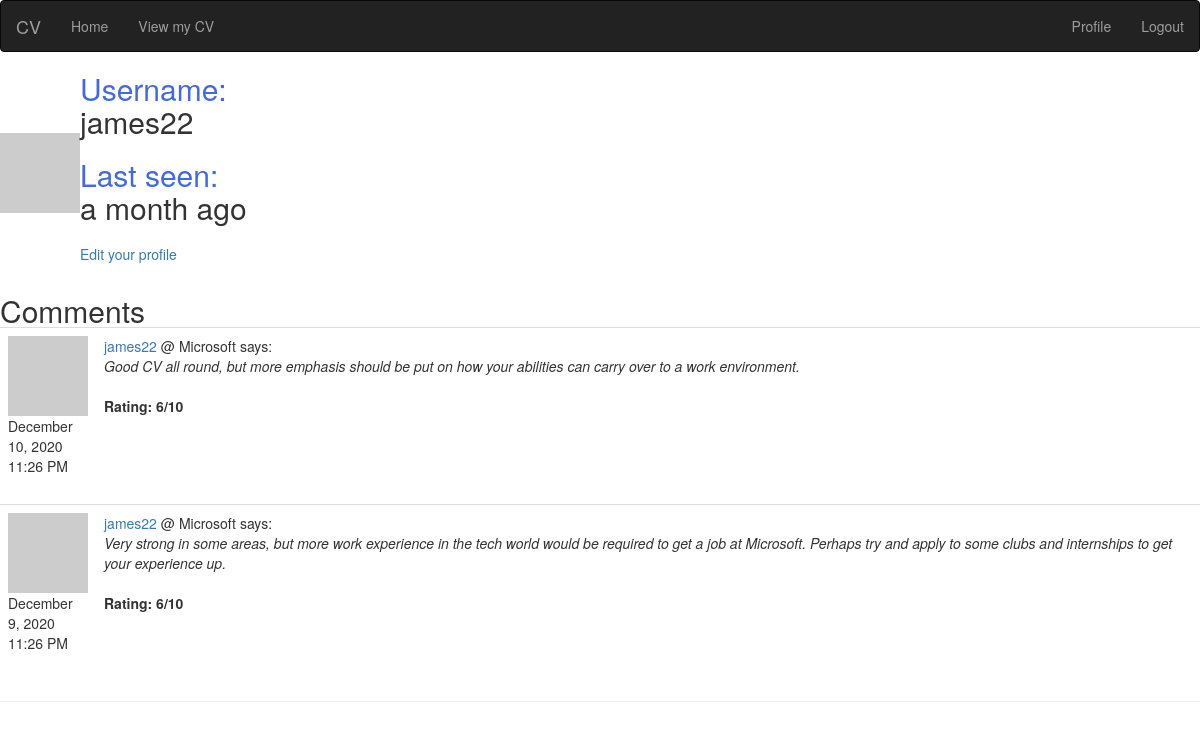
Page /user/james22 (signed in) on the committed database.
### app/models.py (models this page shows, shortened)
class User(UserMixin, db.Model):
    id = db.Column(db.Integer, primary_key=True)
    first_name = db.Column(db.String(64), index=True)
    last_name = db.Column(db.String(64), index=True)
    username = db.Column(db.String(64), index=True, unique=True)
    company = db.Column(db.String(64), index=True)
    contact_no = db.Column(db.Integer(), index=True)
    email = db.Column(db.String(120), index=True, unique=True)
    password_hash = db.Column(db.String(128))
    about_me = db.Column(db.String(140))
    is_admin = db.Column(db.Boolean, default=False)
    views = db.Column(db.Integer(), default= 0)
    downloads = db.Column(db.Integer(), default = 0)
    last_seen = db.Column(db.DateTime, default= datetime.utcnow)
    posts = db.relationship('Post', backref='author', lazy='dynamic')
    @login.user_loader
    def load_user(id):
        return User.query.get(int(id))
    def avatar(self, size):
        digest = md5(self.email.lower().encode('utf-8')).hexdigest()
        return  'https://www.gravatar.com/avatar/{}?d=identicon&s={}'.format(digest, size)

class Post(db.Model):
    id = db.Column(db.Integer, primary_key=True)
    body = db.Column(db.Text)
    rating = db.Column(db.Integer)
    timestamp = db.Column(db.DateTime(), index=True,
    default = datetime.utcnow)
    user_id = db.Column(db.Integer, db.ForeignKey('user.id'))

### app/routes.py (the view)
@app.route('/user/<username>')
@login_required
def user(username):
    page = request.args.get('page', 1, type=int)
    user = User.query.filter_by(username=username).first_or_404()
    posts = user.posts.order_by(Post.timestamp.desc()).paginate(
        page, app.config['POSTS_PER_PAGE'], False)
    next_url = url_for('user', username=user.username, page=posts.next_num) \
        if posts.has_next else None
    prev_url = url_for('user', username=user.username, page=posts.prev_num) \
        if posts.has_prev else None
    return render_template('user.html', user=user, posts=posts.items, next_url=next_url, prev_url=prev_url)

### app/routes.py (called while the page is built)
@app.before_request
def before_request():
    if current_user.is_authenticated:
        current_user.last_seen = datetime.utcnow()
        db.session.commit()

@app.context_processor              #Needed to return total views and downloads to admin/index.html template. Although
def total_count():                  #this code will inject the two returned variables to all templates, it will only show on
    users = User.query.all()        #on the admin/index template as that is where I have referenced them.
    view_total = 0
    for u in users:                     #This function querys all users in db, iterates through views & downloads of each
        view_total+= u.views            #and adds that value to the total views/downloads variables.
    download_total = 0
    for z in users:
        download_total+= z.downloads
    return dict(view_total=view_total, download_total=download_total)

### app/templates/user.html (shortened to what this page needs)
{% extends "base.html" %}
{% block content %}
<table>
    <tr>
        <td><img src="{{ user.avatar(100) }}"><td>
        <div id="profile">
        <td><h2> <div id="username_tag">  Username: </div> {{ user.username }}</h2>  <br>
        {% if user.last_seen %}
        <h2><div id="last_seen">Last seen:</div></Last> {{ moment(user.last_seen).fromNow() }}</h2>
        {% endif %}
        </div>
        {% if user == current_user %}
        <br>
        <p><a href="{{ url_for('edit_profile') }}">Edit your profile</a></p>
        {% endif %}
        </td>
    </tr>
</table>
<br>
<h2>Comments</h2>
{% for post in posts %}
{% include "_post.html" %}
{% endfor %}
<ul class="pager">
<hr>
{% endblock %}

### app/templates/base.html (shortened to what this page needs)
{% extends "bootstrap/base.html" %}
{% block scripts %}
    <link href="{{ url_for('static', filename='style.css', _external=True) }}" rel='stylesheet'>
{% endblock %}
{% block navbar %}
{% include "_nav.html" %}
{% endblock %}

### app/templates/_nav.html (shortened to what this page needs)
<nav class="navbar navbar-inverse">
    <div class="container-fluid">
      <div class="navbar-header">
        <a class="navbar-brand" href="#">CV</a>
      </div>
        <ul class="nav navbar-nav">
          <li><a href="{{ url_for('index') }}">Home</a></li>
          <li><a href="/view_cv">View my CV</a></li>
        </ul>
        <ul class="nav navbar-nav navbar-right">
            {% if current_user.is_anonymous %}
            <li><a href="{{ url_for('login') }}">Login</a></li>
            <li><a href="{{ url_for('register') }}">Register</a></li>
            {% else %}
            <li><a href="{{ url_for('user', username=current_user.username) }}">Profile</a></li>
            <li><a href="{{ url_for('logout') }}">Logout</a></li>
            {% endif %}
        </ul>
      </div>
  </nav>

### app/templates/_post.html
<table class="table table-hover">
    <tr>
        <td width="70px">
            <a href="{{ url_for('user', username=post.author.username) }}">
                <img src="{{ post.author.avatar(70) }}" />
            </a>
            {{ moment(post.timestamp).format('LLL') }}
        </td>
        <td>
            <a href="{{ url_for('user', username=post.author.username) }}">
                {{ post.author.username }} </a> @ {{ post.author.company }}
            says:
            <br>
            <em>{{ post.body }} </em><br> <br>
            <strong>Rating: {{ post.rating }}/10 </strong>
        </td>
    </tr>
</table>

### app/static/style.css (style rules this page uses)
h2 { margin: auto; }
#username_tag, #about, #login, #register, #edit_profile, #last_seen, #touch { color: royalblue; }
#work h1, h2 { text-align: left; }

### rows in the picture
User: username "james22", last_seen "a month ago"
Post: timestamp "December 10, 2020 11:26 PM", author.username "james22", author.company "Microsoft", body "Good CV all round, but more emphasis should be put on how your abilities can carry over to a work environment.", rating "6"
Post: timestamp "December 9, 2020 11:26 PM", author.username "james22", author.company "Microsoft", body "Very strong in some areas, but more work experience in the tech world would be required to get a job at Microsoft. Perhaps try and apply to some clubs and internships to get your experience up.", rating "6"
